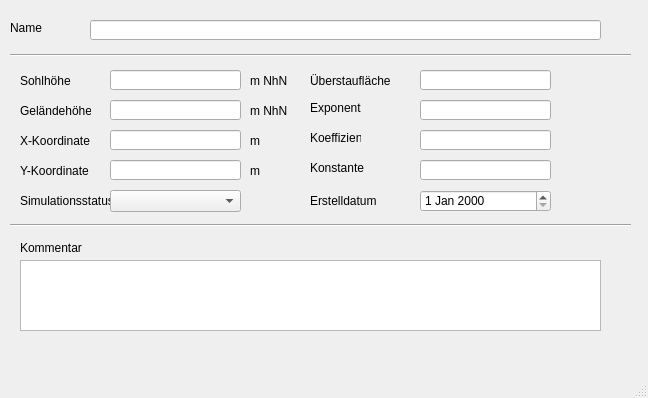
<?xml version="1.0" encoding="UTF-8"?>
<ui version="4.0">
 <class>MainWindow</class>
 <widget class="QMainWindow" name="MainWindow">
  <property name="geometry">
   <rect>
    <x>0</x>
    <y>0</y>
    <width>648</width>
    <height>398</height>
   </rect>
  </property>
  <property name="windowTitle">
   <string>MainWindow</string>
  </property>
  <widget class="QWidget" name="centralwidget">
   <widget class="QLabel" name="label">
    <property name="geometry">
     <rect>
      <x>10</x>
      <y>20</y>
      <width>46</width>
      <height>16</height>
     </rect>
    </property>
    <property name="text">
     <string>Name</string>
    </property>
   </widget>
   <widget class="QLabel" name="label_20">
    <property name="geometry">
     <rect>
      <x>20</x>
      <y>190</y>
      <width>91</width>
      <height>21</height>
     </rect>
    </property>
    <property name="text">
     <string>Simulationsstatus</string>
    </property>
   </widget>
   <widget class="QLabel" name="label_8">
    <property name="geometry">
     <rect>
      <x>250</x>
      <y>70</y>
      <width>46</width>
      <height>21</height>
     </rect>
    </property>
    <property name="text">
     <string>m NhN</string>
    </property>
   </widget>
   <widget class="QLabel" name="label_11">
    <property name="geometry">
     <rect>
      <x>250</x>
      <y>130</y>
      <width>46</width>
      <height>21</height>
     </rect>
    </property>
    <property name="text">
     <string>m</string>
    </property>
   </widget>
   <widget class="QLabel" name="label_5">
    <property name="geometry">
     <rect>
      <x>20</x>
      <y>100</y>
      <width>71</width>
      <height>21</height>
     </rect>
    </property>
    <property name="text">
     <string>Geländehöhe</string>
    </property>
   </widget>
   <widget class="QLabel" name="label_6">
    <property name="geometry">
     <rect>
      <x>20</x>
      <y>130</y>
      <width>71</width>
      <height>21</height>
     </rect>
    </property>
    <property name="text">
     <string>X-Koordinate</string>
    </property>
   </widget>
   <widget class="QLabel" name="label_12">
    <property name="geometry">
     <rect>
      <x>250</x>
      <y>160</y>
      <width>46</width>
      <height>21</height>
     </rect>
    </property>
    <property name="text">
     <string>m</string>
    </property>
   </widget>
   <widget class="QLabel" name="label_10">
    <property name="geometry">
     <rect>
      <x>250</x>
      <y>100</y>
      <width>46</width>
      <height>21</height>
     </rect>
    </property>
    <property name="text">
     <string>m NhN</string>
    </property>
   </widget>
   <widget class="QLabel" name="label_9">
    <property name="geometry">
     <rect>
      <x>20</x>
      <y>160</y>
      <width>71</width>
      <height>21</height>
     </rect>
    </property>
    <property name="text">
     <string>Y-Koordinate</string>
    </property>
   </widget>
   <widget class="QLabel" name="label_3">
    <property name="geometry">
     <rect>
      <x>20</x>
      <y>70</y>
      <width>71</width>
      <height>21</height>
     </rect>
    </property>
    <property name="text">
     <string>Sohlhöhe</string>
    </property>
   </widget>
   <widget class="QLabel" name="label_70">
    <property name="geometry">
     <rect>
      <x>310</x>
      <y>190</y>
      <width>71</width>
      <height>21</height>
     </rect>
    </property>
    <property name="text">
     <string>Erstelldatum</string>
    </property>
   </widget>
   <widget class="Line" name="line">
    <property name="geometry">
     <rect>
      <x>10</x>
      <y>40</y>
      <width>621</width>
      <height>31</height>
     </rect>
    </property>
    <property name="orientation">
     <enum>Qt::Horizontal</enum>
    </property>
   </widget>
   <widget class="QLabel" name="label_2">
    <property name="geometry">
     <rect>
      <x>310</x>
      <y>70</y>
      <width>91</width>
      <height>21</height>
     </rect>
    </property>
    <property name="text">
     <string>Überstaufläche</string>
    </property>
   </widget>
   <widget class="QLabel" name="label_4">
    <property name="geometry">
     <rect>
      <x>310</x>
      <y>130</y>
      <width>51</width>
      <height>16</height>
     </rect>
    </property>
    <property name="text">
     <string>Koeffizient</string>
    </property>
   </widget>
   <widget class="QLabel" name="label_7">
    <property name="geometry">
     <rect>
      <x>310</x>
      <y>100</y>
      <width>61</width>
      <height>16</height>
     </rect>
    </property>
    <property name="text">
     <string>Exponent</string>
    </property>
   </widget>
   <widget class="QLabel" name="label_13">
    <property name="geometry">
     <rect>
      <x>310</x>
      <y>160</y>
      <width>91</width>
      <height>16</height>
     </rect>
    </property>
    <property name="text">
     <string>Konstante</string>
    </property>
   </widget>
   <widget class="QLabel" name="label_14">
    <property name="geometry">
     <rect>
      <x>20</x>
      <y>240</y>
      <width>81</width>
      <height>16</height>
     </rect>
    </property>
    <property name="text">
     <string>Kommentar</string>
    </property>
   </widget>
   <widget class="Line" name="line_2">
    <property name="geometry">
     <rect>
      <x>10</x>
      <y>210</y>
      <width>621</width>
      <height>31</height>
     </rect>
    </property>
    <property name="orientation">
     <enum>Qt::Horizontal</enum>
    </property>
   </widget>
   <widget class="QLineEdit" name="schnam">
    <property name="geometry">
     <rect>
      <x>90</x>
      <y>20</y>
      <width>511</width>
      <height>20</height>
     </rect>
    </property>
   </widget>
   <widget class="QLineEdit" name="sohlhoehe">
    <property name="geometry">
     <rect>
      <x>110</x>
      <y>70</y>
      <width>131</width>
      <height>20</height>
     </rect>
    </property>
   </widget>
   <widget class="QLineEdit" name="gelaendehoehe">
    <property name="geometry">
     <rect>
      <x>110</x>
      <y>100</y>
      <width>131</width>
      <height>20</height>
     </rect>
    </property>
   </widget>
   <widget class="QLineEdit" name="xsch">
    <property name="geometry">
     <rect>
      <x>110</x>
      <y>130</y>
      <width>131</width>
      <height>20</height>
     </rect>
    </property>
   </widget>
   <widget class="QLineEdit" name="ysch">
    <property name="geometry">
     <rect>
      <x>110</x>
      <y>160</y>
      <width>131</width>
      <height>20</height>
     </rect>
    </property>
   </widget>
   <widget class="QComboBox" name="simstatus">
    <property name="geometry">
     <rect>
      <x>110</x>
      <y>190</y>
      <width>131</width>
      <height>22</height>
     </rect>
    </property>
   </widget>
   <widget class="QLineEdit" name="ueberstauflaeche">
    <property name="geometry">
     <rect>
      <x>420</x>
      <y>70</y>
      <width>131</width>
      <height>20</height>
     </rect>
    </property>
   </widget>
   <widget class="QLineEdit" name="exponent">
    <property name="geometry">
     <rect>
      <x>420</x>
      <y>100</y>
      <width>131</width>
      <height>20</height>
     </rect>
    </property>
   </widget>
   <widget class="QLineEdit" name="koeffizient">
    <property name="geometry">
     <rect>
      <x>420</x>
      <y>130</y>
      <width>131</width>
      <height>20</height>
     </rect>
    </property>
   </widget>
   <widget class="QLineEdit" name="konstante">
    <property name="geometry">
     <rect>
      <x>420</x>
      <y>160</y>
      <width>131</width>
      <height>20</height>
     </rect>
    </property>
   </widget>
   <widget class="QDateEdit" name="createdat">
    <property name="geometry">
     <rect>
      <x>420</x>
      <y>190</y>
      <width>131</width>
      <height>22</height>
     </rect>
    </property>
   </widget>
   <widget class="QTextEdit" name="kommentar">
    <property name="geometry">
     <rect>
      <x>20</x>
      <y>260</y>
      <width>581</width>
      <height>71</height>
     </rect>
    </property>
   </widget>
  </widget>
  <widget class="QMenuBar" name="menubar">
   <property name="geometry">
    <rect>
     <x>0</x>
     <y>0</y>
     <width>648</width>
     <height>21</height>
    </rect>
   </property>
  </widget>
  <widget class="QStatusBar" name="statusbar"/>
 </widget>
 <resources/>
 <connections/>
</ui>
